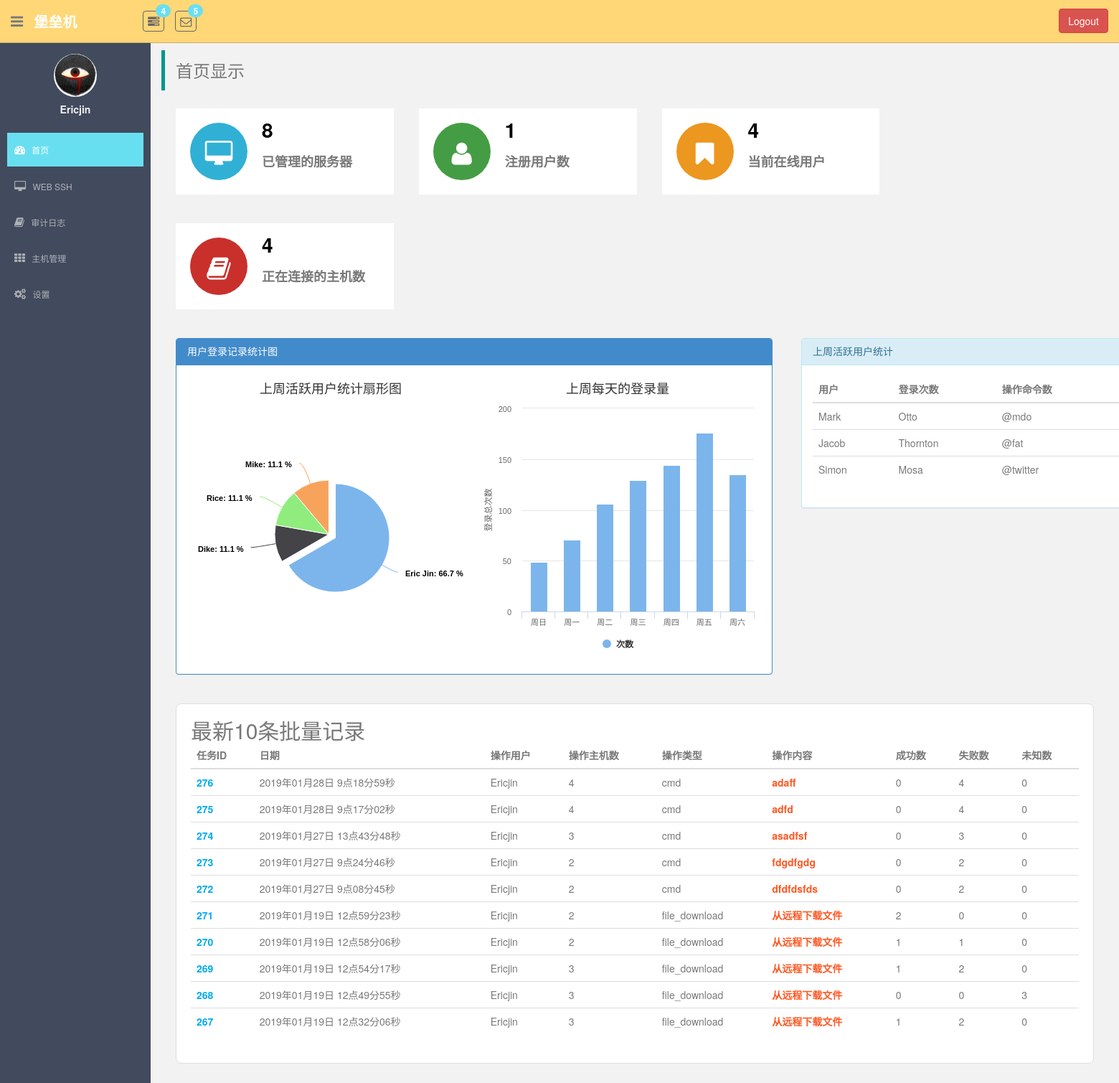
/ (signed in), run on an earlier commit of the app's database.
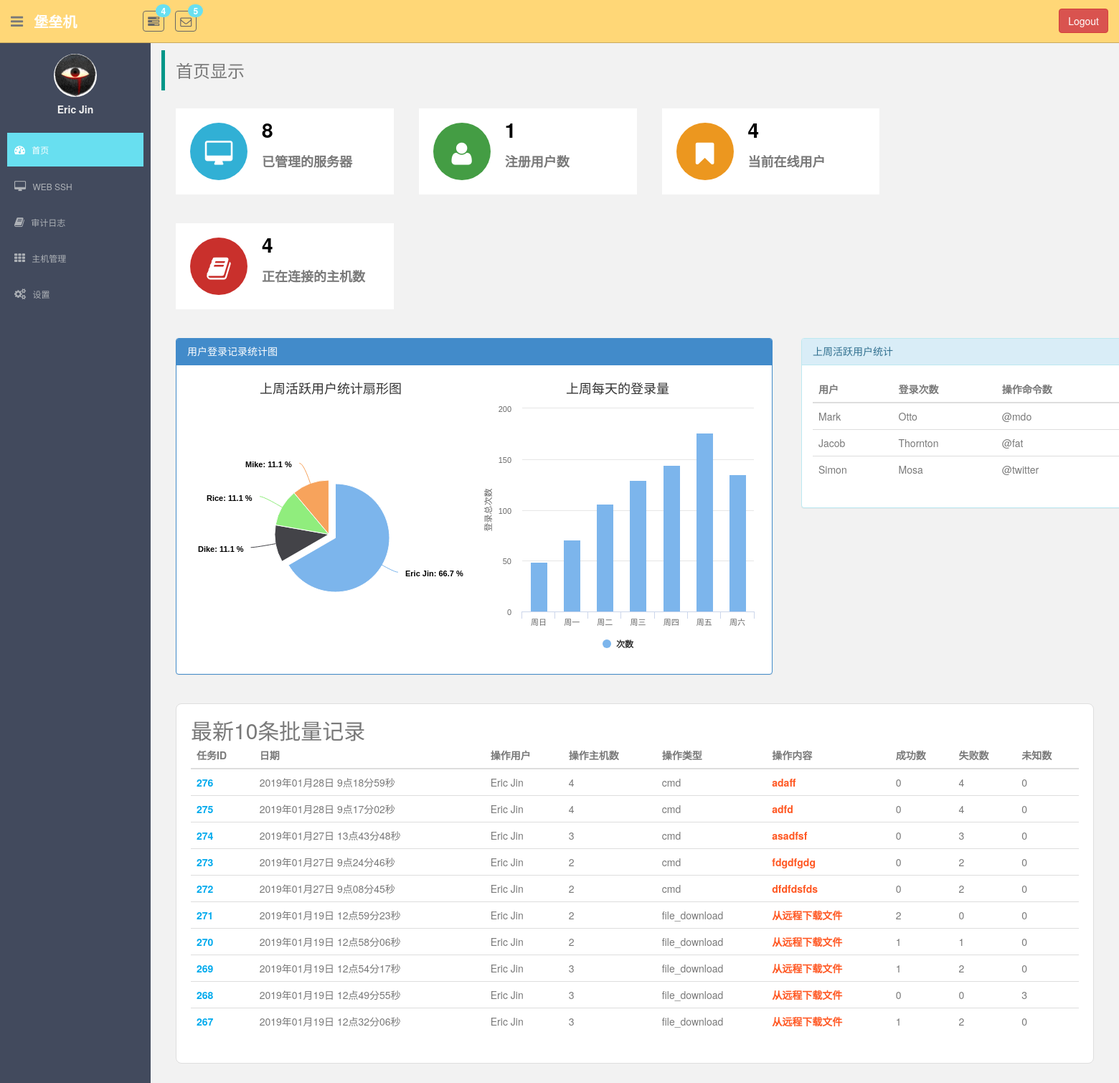
And on a later commit of the database.
### monitor/models.py (models this page shows, shortened)
class UserProfile(AbstractBaseUser, PermissionsMixin):
    email = models.EmailField(
        verbose_name='email address',
        max_length=255,
        unique=True,
    )
    name = models.CharField(max_length=64, verbose_name="用户名", unique=True)
    host_to_remote_users = models.ManyToManyField(to="HostToRemoteUser", verbose_name="关联主机账户")
    host_group = models.ManyToManyField(to="HostGroup", verbose_name="主机组")
    last_login = models.DateTimeField(verbose_name="最近登录时间", null=True, blank=True)
    is_active = models.BooleanField(default=True)
    is_staff = models.BooleanField(default=True)
    is_superuser = models.BooleanField(default=True)
    objects = UserProfileManager()
    USERNAME_FIELD = 'email'  # 使用email作为用户名
    REQUIRED_FIELDS = ['name']  # 必须要有的字段

class Task(models.Model):
    task_type_choice = (
        ('cmd', '批量命令'),
        ('file_upload', "传送本地文件到远程"),
        ('file_download', "从远程下载文件"),
    )
    task_type = models.CharField(max_length=16, choices=task_type_choice, default="cmd")
    content = models.CharField(max_length=255, verbose_name="任务内容")
    user = models.ForeignKey(UserProfile, on_delete=models.CASCADE)
    date = models.DateTimeField(auto_now_add=True)

### CrazyEye/views.py (the view)
# urls.py: url(r'^$', views.dashboard, name='dashboard'),
@login_required
def dashboard(request):
    task_obj = models.Task.objects.order_by("-id")[:10]
    user_number = models.UserProfile.objects.count()
    host_count = models.Host.objects.count()
    return render(request, "dashboard.html", locals())

### monitor/templatetags/monitor_tags.py (called while the page is built)
@register.simple_tag
def count_host_num(task_obj):
    task_detail_objs = task_obj.tasklogdetail_set.all()
    init_num = 0
    success_num = 0
    failed_num = 0
    for task_detail_obj in task_detail_objs:
        if task_detail_obj.status == 0:
            init_num += 1
        elif task_detail_obj.status == 1:
            success_num += 1
        else:
            failed_num += 1
    return [init_num, success_num, failed_num]

### templates/dashboard.html (shortened to what the changed rows need)
{% extends "base.html" %}
{% load staticfiles %}
{% load monitor_tags %}
{% block right_container %}
    <div class="login-count">
        <div class="user-login-table">
            <div class="panel panel-info">
                <div class="panel-body">
                    <table class="table table-hover">
                        <thead>
                        <tr>
                            <th>用户</th>
                            <th>登录次数</th>
                            <th>操作命令数</th>
                        </tr>
                        </thead>
                    </table>
                </div>
            </div>
        </div>
    </div>
    <div class="footer-table">
        <h2>最新10条批量记录</h2>
        <table class="table table-hover">
            <thead>
            <tr>
                <th>任务ID</th>
                <th>日期</th>
                <th>操作用户</th>
                <th>操作主机数</th>
                <th>操作类型</th>
                <th>操作内容</th>
                <th>成功数</th>
                <th>失败数</th>
                <th>未知数</th>
            </tr>
            </thead>
            <tbody>
            {% for task in task_obj %}
                <tr>
                    <td style="font-weight: 700; color: #01AAED;">{{ task.id }}</td>
                    <td>{{ task.date|date:"Y年m月d日" }} {{ task.date|time:"G点i分s秒" }}</td>
                    <td>{{ task.user.name|capfirst }}</td>
                    <td>{{ task.tasklogdetail_set.count }}</td>
                    <td>{{ task.task_type }}</td>
                    <td style="font-weight: 700; color: #FF5722;">{{ task.content }}</td>
                    {% count_host_num task as count %}
                    <td>{{ count.1 }}</td>
                    <td>{{ count.2 }}</td>
                    <td>{{ count.0 }}</td>
                </tr>
            {% endfor %}
            </tbody>
        </table>
    </div>
{% endblock %}

### templates/base.html (shortened to what this page needs)
{% load staticfiles %}
<!DOCTYPE html>
<html lang="en">
<head>
    <link href="{% static 'plugins/bootstrap/css/bootstrap.css' %}" rel="stylesheet">
    <link href="{% static 'css/font-awesome.css' %}" rel="stylesheet" />
    <link href="{% static 'css/style.css' %}" rel="stylesheet">
    <link rel="stylesheet" href="{% static 'plugins/layui/css/layui.css' %}">
</head>
<body>
<section id="container" >
    <header class="header black-bg">
        <div class="sidebar-toggle-box">
            <div class="fa fa-bars tooltips" data-placement="right" data-original-title="Toggle Navigation"></div>
        </div>
        <a href="?" class="logo"><b>堡垒机</b></a>
        <div class="nav notify-row" id="top_menu">
            <ul class="nav top-menu">
                <li class="dropdown">
                    <a data-toggle="dropdown" class="dropdown-toggle" href="?">
                        <i class="fa fa-tasks"></i>
                        <span class="badge bg-theme">4</span>
                    </a>
                </li>
                <li id="header_inbox_bar" class="dropdown">
                    <a data-toggle="dropdown" class="dropdown-toggle" href="index.html#">
                        <i class="fa fa-envelope-o"></i>
                        <span class="badge bg-theme">5</span>
                    </a>
                </li>
            </ul>
        </div>
        <div class="top-menu">
            <ul class="nav pull-right top-menu">
                <li>
                    <button type="button" class="btn btn-danger" style="margin-top: 12px;" onclick="logout()">Logout</button>
                </li>
            </ul>
        </div>
    </header>
    <aside>
        <div id="sidebar"  class="nav-collapse ">
            <ul class="sidebar-menu" id="nav-accordion">
                <p class="centered"><a href="#"><img src="{% static 'images/ui-sam.jpg' %}" class="img-circle" width="60"></a></p>
                <h5 class="centered" style="margin-top: 10px;">{{ request.user.name|capfirst }}</h5>
                <li class="mt">
                    <a class="dashboard" href="{% url "dashboard" %}">
                        <i class="fa fa-dashboard"></i>
                        <span>首页</span>
                    </a>
                </li>
                <li class="sub-menu">
                    <a class="web-ssh" href="{% url "web_ssh" %}" >
                        <i class="fa fa-desktop"></i>
                        <span>WEB SSH</span>
                    </a>
                </li>
                <li class="sub-menu">
                    <a class="log-page" href="{% url 'log_page' %}" >
                        <i class="fa fa-book"></i>
                        <span>审计日志</span>
                    </a>
                </li>
                <li class="sub-menu">
                    <a class="host-manage" href="javascript:void(0);">
                        <i class="fa fa-th"></i>
                        <span>主机管理</span>
                    </a>
                </li>
                <li class="sub-menu">
                    <a class="setting-page" href="{% url 'setting_home' %}" >
                        <i class="fa fa-cogs"></i>
                        <span>设置</span>
                    </a>
                </li>
            </ul>
        </div>
    </aside>
    <section id="main-content">
        <section class="wrapper">
            {% block right_container %}
            {% endblock %}
        </section>
    </section>
</section>
</body>
</html>

What changed in the data, as far as the page shows it:
changed UserProfile: user.name "Ericjin" → "Eric Jin"
changed through a linked row, Task "adaff": user.name "Ericjin" → "Eric Jin"
changed through a linked row, Task "adfd": user.name "Ericjin" → "Eric Jin"
changed through a linked row, Task "asadfsf": user.name "Ericjin" → "Eric Jin"
changed through a linked row, Task "fdgdfgdg": user.name "Ericjin" → "Eric Jin"
changed through a linked row, Task "dfdfdsfds": user.name "Ericjin" → "Eric Jin"
changed through a linked row, Task id 271: user.name "Ericjin" → "Eric Jin"
changed through a linked row, Task id 270: user.name "Ericjin" → "Eric Jin"
changed through a linked row, Task id 269: user.name "Ericjin" → "Eric Jin"
changed through a linked row, Task id 268: user.name "Ericjin" → "Eric Jin"
changed through a linked row, Task id 267: user.name "Ericjin" → "Eric Jin"
